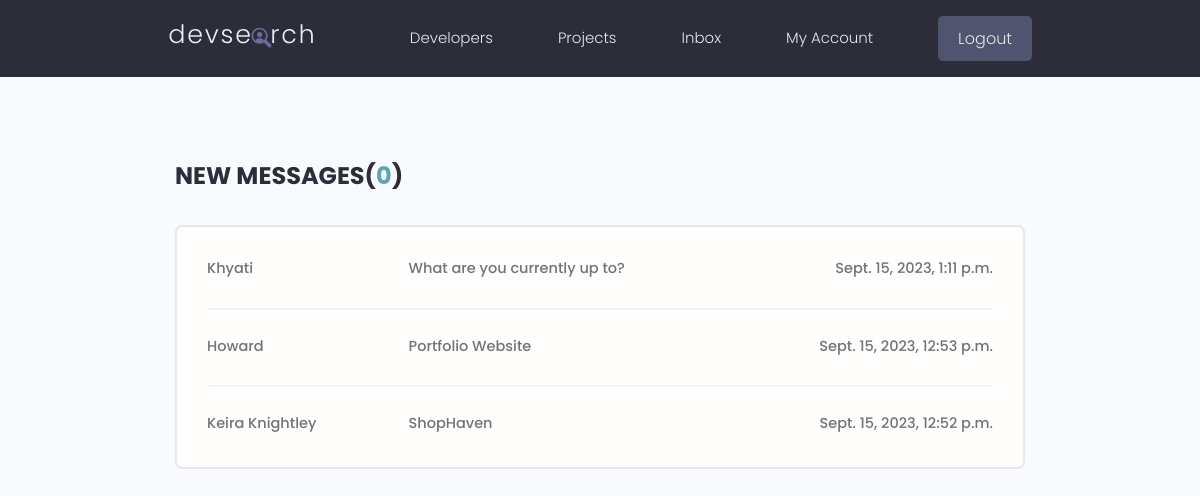
Page /inbox/ (signed in) on the earlier database version.
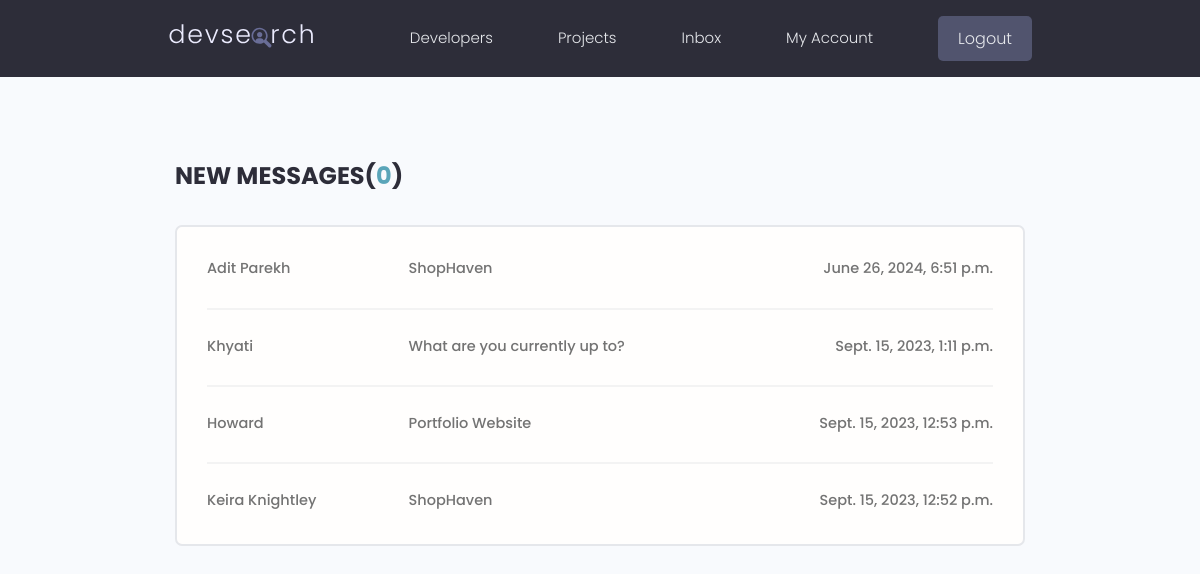
Same page on the later database version.
### users/models.py (models this page shows, shortened)
class Message(models.Model):
    sender = models.ForeignKey(Profile, on_delete=models.SET_NULL, null=True, blank=True)
    recipient = models.ForeignKey( Profile, on_delete=models.SET_NULL, null=True, blank=True, related_name="messages")
    name = models.CharField(max_length=200, null=True, blank=True)
    email = models.EmailField(max_length=200, null=True, blank=True)
    subject = models.CharField(max_length=200, null=True, blank=True)
    body = models.TextField()
    is_read = models.BooleanField(default=False, null=True)
    created = models.DateTimeField(auto_now_add=True)
    id = models.UUIDField(default=uuid.uuid4, unique=True,
                          primary_key=True, editable=False)
    class Meta:
        ordering = ['is_read', '-created']

### users/views.py (the view)
# urls.py: path('inbox/', views.inbox, name="inbox"),
@login_required(login_url='login')
def inbox(request):
    profile = request.user.profile
    messageRequests = profile.messages.all()
    unreadCount = messageRequests.filter(is_read=False).count()
    context = {'messageRequests':messageRequests, 'unreadCount':unreadCount}
    return render(request, 'users/inbox.html', context)

### users/templates/users/inbox.html
{% extends 'main.html' %}
{% block content %}
  <main class="inbox my-xl">
    <div class="content-box">
      <h3 class="inbox__title">New Messages(<span>{{unreadCount}}</span>)</h3>
      <ul class="messages">
        {% for msg in messageRequests %}
        {% if msg.is_read == False %}
        <li class="message message--unread">
          {% else %}
        <li class="message">
        {% endif %}
          <a href="{% url 'message' msg.id%}">
            <span class="message__author">{{  msg.name }}</span>
            <span class="message__subject">{{  msg.subject }}</span>
            <span class="message__date">{{  msg.created }}</span>
          </a>
        </li>
        {% endfor %}
      </ul>
    </div>
  </main>
{% endblock %}

### templates/main.html (shortened to what this page needs)
<!DOCTYPE html>
{% load static %}
<html lang="en">
<head>
    <link rel="stylesheet" href="https://cdn.iconmonstr.com/1.3.0/css/iconmonstr-iconic-font.min.css" />
    <link rel="stylesheet" href="{% static 'uikit/styles/uikit.css' %}" />
    <link rel="stylesheet" href="{% static 'styles/app.css' %}" />
</head>
<body>
    {%include 'navbar.html' %}
    {% block content %}
    {% endblock content %}
</body>
</html>

### templates/navbar.html (shortened to what this page needs)
{% load static %}
<header class="header">
    <div class="container container--narrow">
      <a href="{% url 'project1' %}" class="header__logo">
        <img src="{% static 'images/logo.svg' %}" alt="DevSearch Logo" />
      </a>
      <nav class="header__nav">
        <ul class="header__menu">
          <li class="header__menuItem"><a href="{% url 'profiles'%}">Developers</a></li>
          <li class="header__menuItem"><a href="{% url 'project1'%}">Projects</a></li>
          {% if request.user.is_authenticated %}
          <li class="header__menuItem"><a href="{% url 'inbox' %}">Inbox</a></li>
          <li class="header__menuItem"><a href="{% url 'account'%}">My Account</a></li>
          <li class="header__menuItem"><a href="{% url 'logout' %}" class="btn btn--sub">Logout</a></li>
          {% else %}
          <li class="header__menuItem"><a href="{% url 'login' %}" class="btn btn--sub">Login/Sign Up</a></li>
          {% endif %}
        </ul>
      </nav>
    </div>
  </header>

### static/styles/app.css (style rules this page uses)
:root { --color-sub: #2d2d39; }
.btn--sub { background-color: var(--color-sub-light); }
img { width: 100%; }
.content-box { width: 95%; max-width: 85rem; margin: 0 auto; }
.header { position: sticky; z-index: 111; background-color: var(--color-sub); padding: 1.5rem 0; }
.header > .container { display: flex; justify-content: space-between; align-items: center; }
.header__logo > img { height: 3.8rem; }
.header__nav > ul { display: inline-flex; align-items: center; list-style: none; gap: 6.5rem; }
.header__menuItem > a { color: var(--color-light); font-weight: 300; }
.inbox { height: 90vh; }
.inbox__title, .inbox__title span { font-size: 2.4rem; font-weight: 700; color: var(--color-sub); text-transform: uppercase; text-align: left; margin-bottom: 3rem; }
.inbox__title span { color: var(--color-main); }
.messages { list-style: none; background: var(--color-white); padding: 0.5rem 3rem; border: 2px solid var(--color-light); border-radius: 0.7rem; }
.message { padding: 2.5rem 0; }
.message > a span { font-size: 1.45rem; font-weight: 500; }
.message:not(:last-child) { border-bottom: 2px solid var(--color-white-light); }
.message > a { display: flex; gap: 1rem; }
.message__author, .message__date { flex-basis: 25%; }
.message__subject { flex-basis: 50%; }
.message__date { text-align: right; }

### static/uikit/styles/modules/_variables.css (style rules this page uses)
:root { --color-main: #5aa5b9; --color-main-light: #e6faff; --color-sub: #3f4156; --color-sub-light: #51546e; --color-sub-lighter: #ededfd; --color-text: #737373; --color-gray: #8b8b8b; --color-light: #e5e7eb; --color-light-gray: #767676; --color-bg: #f8fafd; --color-white: #fffefd; --color-white-light: #f3f3f3; --color-success: #359e64; --color-success-bg: #def8e8; --color-error: #fc4b0b; --color-error-bg: #fff2ee; --font-base: 'Poppins', arial, helvetica, 'Segoe UI', roboto, ubuntu, sans-serif; --font-monospace: 'Fira Code', 'Courier New', courier, monospace; --font-regular: 300; --font-medium: 500; --font-bold: 700; --generic-shadow: 1px 1px 5px #00000010; --generic-transition: all 0.3s ease-in-out; }

### static/uikit/styles/modules/_base.css (style rules this page uses)
* { margin: 0; padding: 0; box-sizing: border-box; text-rendering: optimizeLegibility; color: inherit; font-size: inherit; }
html { font-size: 50%; }
@media only screen and (min-width: 480px) { html { font-size: 56.25%; } }
@media only screen and (min-width: 1200px) { html { font-size: 62.5%; } }
body { line-height: 1.6; font-weight: 400; font-size: 1.5rem; color: var(--color-text); background-color: var(--color-bg); min-height: 100vh; }

### static/uikit/styles/modules/_typography.css (style rules this page uses)
* { font-family: var(--font-base); }
h3 { font-size: 3.2rem; font-weight: var(--font-medium); }
p, span, strong { font-size: 1.6rem; color: var(--color-text); font-weight: var(--font-regular); }
a { padding-bottom: 2px; text-decoration: none; display: inline-block; color: var(--color-main); font-weight: var(--font-medium); }

### static/uikit/styles/modules/_utilities.css (style rules this page uses)
.container { width: 92%; max-width: 165rem; margin: 0 auto; box-sizing: border-box; }
.container--narrow { width: 92%; max-width: 120rem; }
@media screen and (min-width: 1000px) { .container { width: 90%; } }
@media screen and (min-width: 1000px) { .container--narrow { width: 85%; } }
@media screen and (min-width: 1200px) { .container { width: 80%; } }
@media screen and (min-width: 1200px) { .container--narrow { width: 72%; } }
.my-xl { margin: 8rem auto; }

### static/uikit/styles/modules/_button.css (style rules this page uses)
.btn { display: inline-block; position: relative; cursor: pointer; background-color: var(--color-light); font-weight: var(--font-medium); color: var(--color-sub); text-decoration: none; padding: 1rem 2rem; border-radius: 0.5rem; border: none; width: -webkit-fit-content; width: -moz-fit-content; width: fit-content; height: -webkit-fit-content; height: -moz-fit-content; height: fit-content; font-size: 1.6rem; outline-width: 0; outline-color: transparent; -webkit-backface-visibility: hidden; backface-visibility: hidden; transition: all 0.3s ease-in-out; }
.btn--sub { background-color: var(--color-sub); color: var(--color-white); }

Differences in the rows shown:
added Message: name "Adit Parekh", subject "ShopHaven", created "June 26, 2024, 6:51 p.m."
